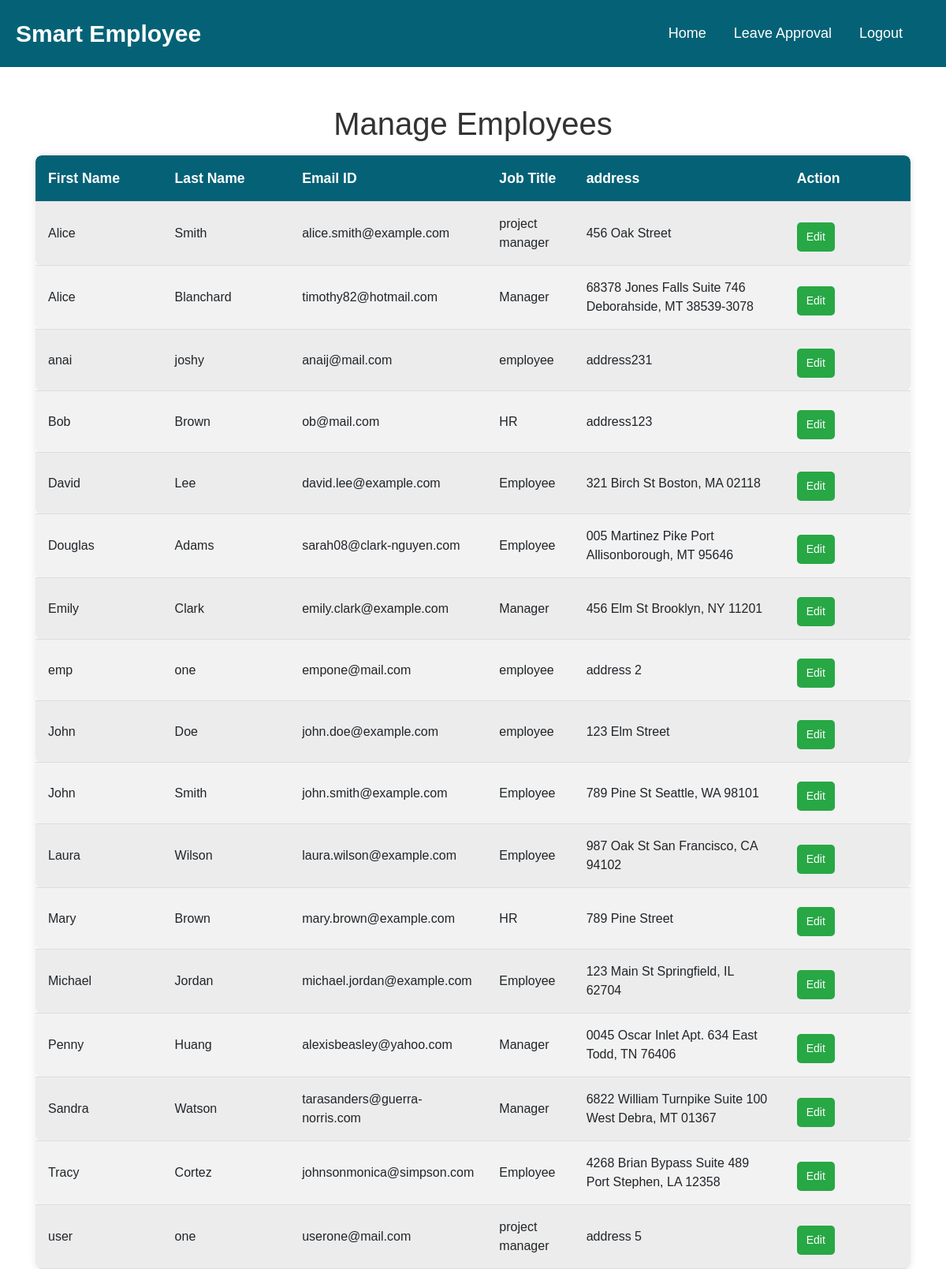
Before: /employee-list.php with the older database file.
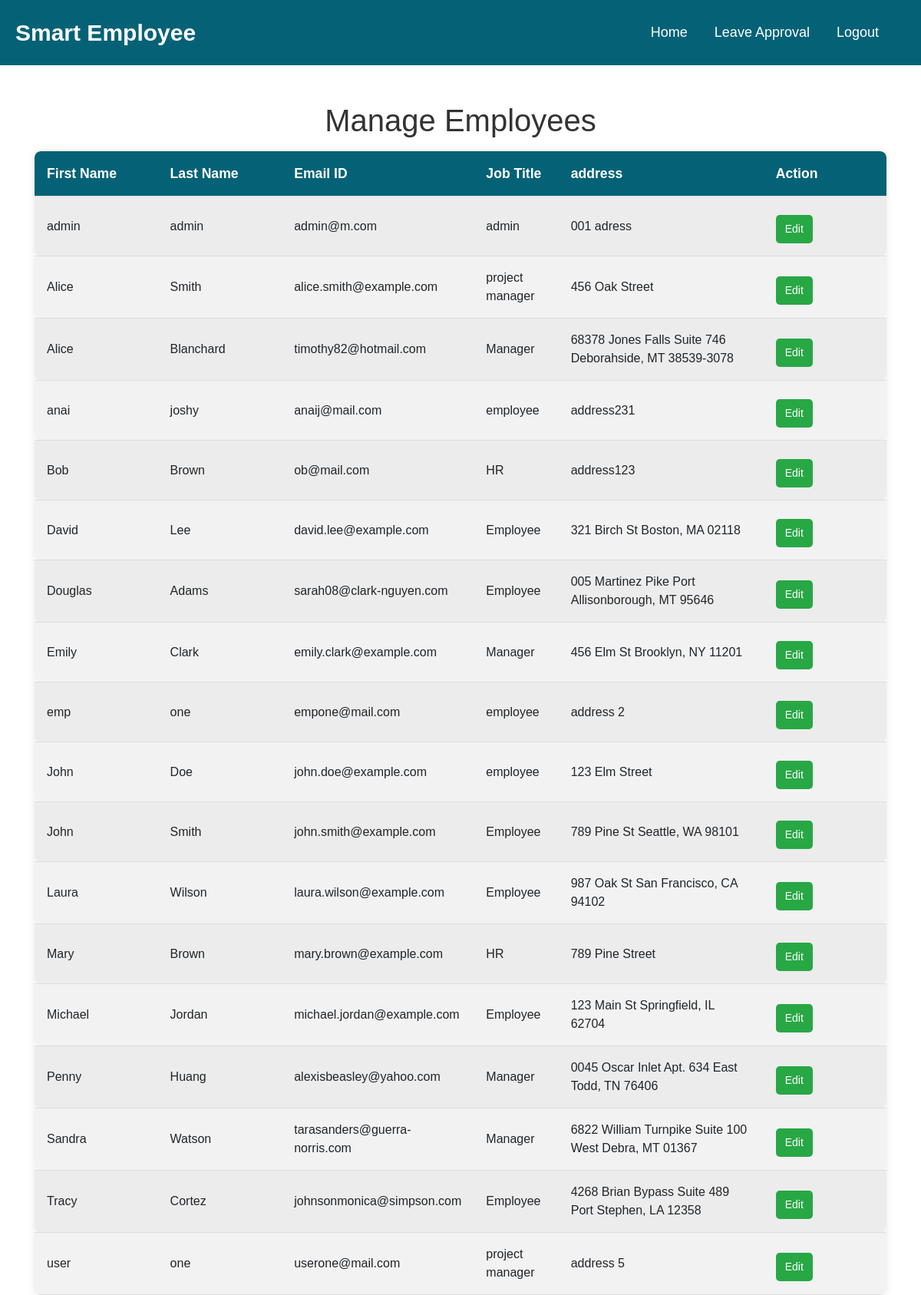
After: the same page with the newer database file.
### tables this page shows
CREATE TABLE `users` (
  `user_id` int(11) NOT NULL,
  `username` varchar(255) NOT NULL,
  `password` varchar(255) NOT NULL,
  `role` varchar(50) DEFAULT NULL,
  `first_name` varchar(100) DEFAULT NULL,
  `last_name` varchar(100) DEFAULT NULL,
  `email` varchar(255) NOT NULL,
  `phone` varchar(15) DEFAULT NULL,
  `address` varchar(255) DEFAULT NULL,
  `date_joined` date DEFAULT NULL,
  `department` varchar(100) DEFAULT NULL,
  `job_title` varchar(100) DEFAULT NULL,
  `date_of_birth` date DEFAULT NULL,
  `emergency_contact_name` varchar(100) DEFAULT NULL,
  `emergency_contact_phone` varchar(15) DEFAULT NULL,
  `emergency_contact_relation` varchar(100) DEFAULT NULL,
  `project_id` int(11) DEFAULT NULL,
  `hourly_rate` int(11) NOT NULL
);

### employee-list.php (the view, shortened to what this page needs)
<?php
require_once 'db_connection.php';
$sql = "SELECT * FROM users order by first_name";
$stmt = $pdo->query($sql);
$leave_requests = $stmt->fetchAll(PDO::FETCH_ASSOC);
?>
<!DOCTYPE html>
<html lang="en">
<head>
    <link rel="stylesheet" href="https://cdn.jsdelivr.net/npm/bootstrap@4.6.2/dist/css/bootstrap.min.css">
    <link rel="stylesheet" href="assets/css/style.css">
    <link rel="stylesheet" href="assets/css/style.css">
</head>
<body>
<header>
  <nav class="navigation">
    <a class="navigation-logo" href="#">Smart Employee</a>
    <div>
    <div class="navigation-cont">
        <a class="navigation-link" href="hr-dashboard.php">Home</a>
        <a class="navigation-link" href="HR_Manage_Leave_Request.php">Leave Approval</a>
        <a class="navigation-link" href="logout.php">Logout</a>
      </div>
    </div>
  </nav>
</header>
<main class="container mt-5">
    <h1>Manage Employees</h1>
    <table class="leave-requests-table table-striped">
        <thead>
            <tr>
                <th>First Name</th>
                <th>Last Name</th>
                <th>Email ID</th>
                <th>Job Title</th>
                <th>address</th>
                <th>Action</th>
            </tr>
        </thead>
        <tbody>
            <?php if (empty($leave_requests)): ?>
                <tr>
                    <td colspan="6" class="text-center">No leave requests found.</td>
                </tr>
            <?php else: ?>
                <?php foreach ($leave_requests as $request): ?>
                    <tr>
                        <td width="15%"><?php echo htmlspecialchars($request['first_name']); ?></td>
                        <td width="15%"><?php echo htmlspecialchars($request['last_name']); ?></td>
                        <td width="15%"><?php echo htmlspecialchars($request['email']); ?></td>
                        <td width="10%"><?php echo htmlspecialchars($request['role']); ?></td>
                        <td width="25%"><?php echo htmlspecialchars($request['address']); ?></td>
                        <td width="15%">
                        <a href="edit_profile.php?eid=<?php echo $request['user_id']; ?>&from=employee-list"><button type="button" class="btn btn-success btn-sm mt-2">Edit</button></a>
                        </td>
                    </tr>
                <?php endforeach; ?>
            <?php endif; ?>
        </tbody>
    </table>
</main>
</body>
</html>

### assets/css/style.css (style rules this page uses)
body { font-family: Arial; margin: 0; padding: 0; font-size: 16px; }
a { text-decoration: none !important; }
h1 { text-align: center; color: #333; }
.navigation { background-color: #056276; display: flex; justify-content: space-between; align-items: center; padding: 20px; }
.navigation-logo { color: white; font-size: 30px; font-weight: bold; text-decoration: none !important; }
.navigation-cont { display: flex; }
.navigation-link { color: white; text-decoration: none; margin-right: 35px; transition: all .3s; font-size: 18px; font-weight: 400; }
.leave-requests-table { width: 100%; border-collapse: collapse; margin-top: 1rem; background-color: #f9f9f9; box-shadow: 0 0 10px rgba(0, 0, 0, 0.1); border-radius: 8px; overflow: hidden; }
.leave-requests-table th, .leave-requests-table td { padding: 1rem; text-align: left; border-bottom: 1px solid #ddd; }
.leave-requests-table th { background-color: #056276; color: white; font-size: 1.1rem; }
.leave-requests-table tr:nth-child(even) { background-color: #f2f2f2; }
.leave-requests-table .btn-success { background-color: #28a745; border: none; padding: 8px 12px; color: white; cursor: pointer; font-size: 14px; border-radius: 5px; transition: background-color 0.3s, transform 0.3s; }
.leave-requests-table .btn { transition: background-color 0.3s, transform 0.3s; font-size: 14px; padding: 8px 12px; border-radius: 5px; cursor: pointer; }
.leave-requests-table { border-radius: 8px; overflow: hidden; }
.leave-requests-table th:first-child { border-top-left-radius: 8px; }
.leave-requests-table th:last-child { border-top-right-radius: 8px; }
.leave-requests-table td:first-child { border-bottom-left-radius: 8px; }
.leave-requests-table td:last-child { border-bottom-right-radius: 8px; }

Changed rows visible on the page:
added users: first_name "admin", last_name "admin", email "admin@m.com", role "admin", address "001 adress"
